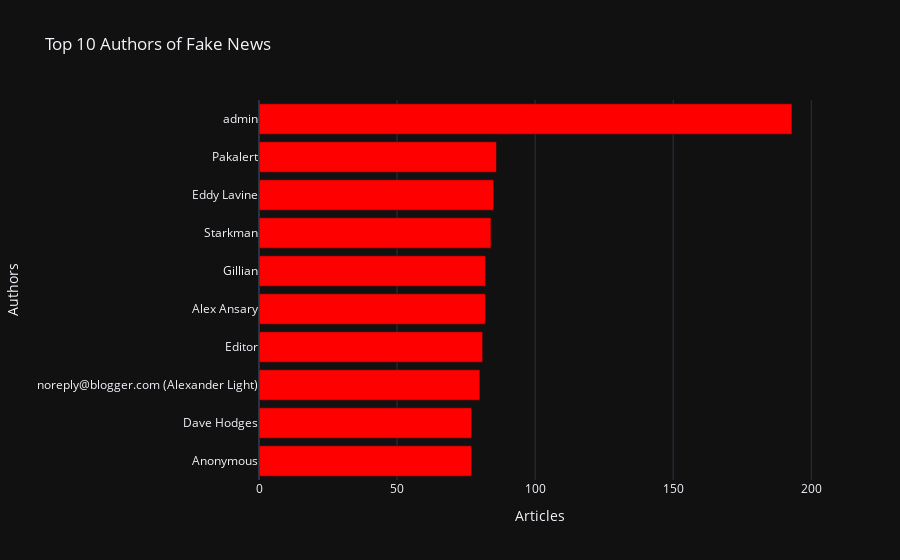

Notebook cell for this chart:
### Code cell
fig = px.bar(
    fake_author[-10:], 
    y = 'Authors', 
    x = 'Articles', 
    orientation = 'h', 
    title = 'Top 10 Authors of Fake News',
    color_discrete_sequence = ['red']
)

fig.update_layout(
    template = template
)

fig.show()

### Figure 1 — Plotly figure (JSON) as saved in the notebook; plotly's stock layout.template omitted (floating-point values rounded to 4 significant figures)
{"data": [{"alignmentgroup": "True", "hovertemplate": "Articles=%{x}<br>Authors=%{y}<extra></extra>", "legendgroup": "", "marker": {"color": "red"}, "name": "", "offsetgroup": "", "orientation": "h", "showlegend": false, "textposition": "auto", "type": "bar", "x": [77, 77, 80, 81, 82, 82, 84, 85, 86, 193], "xaxis": "x", "y": ["Anonymous", "Dave Hodges", "noreply@blogger.com (Alexander Light)", "Editor", "Alex Ansary", "Gillian", "Starkman", "Eddy Lavine", "Pakalert", "admin"], "yaxis": "y"}], "layout": {"barmode": "relative", "legend": {"tracegroupgap": 0}, "title": {"text": "Top 10 Authors of Fake News"}, "xaxis": {"anchor": "y", "domain": [0, 1], "title": {"text": "Articles"}}, "yaxis": {"anchor": "x", "domain": [0, 1], "title": {"text": "Authors"}}}}
